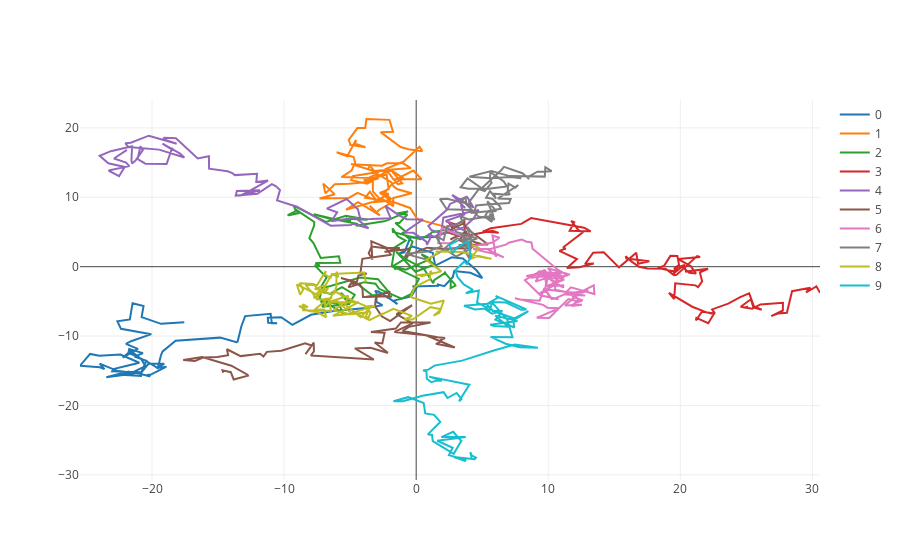

Write notebook code for a chart like this one.
### Code cell
plotter(xs, style='-', reduce_kwargs={'ndims': 2})
